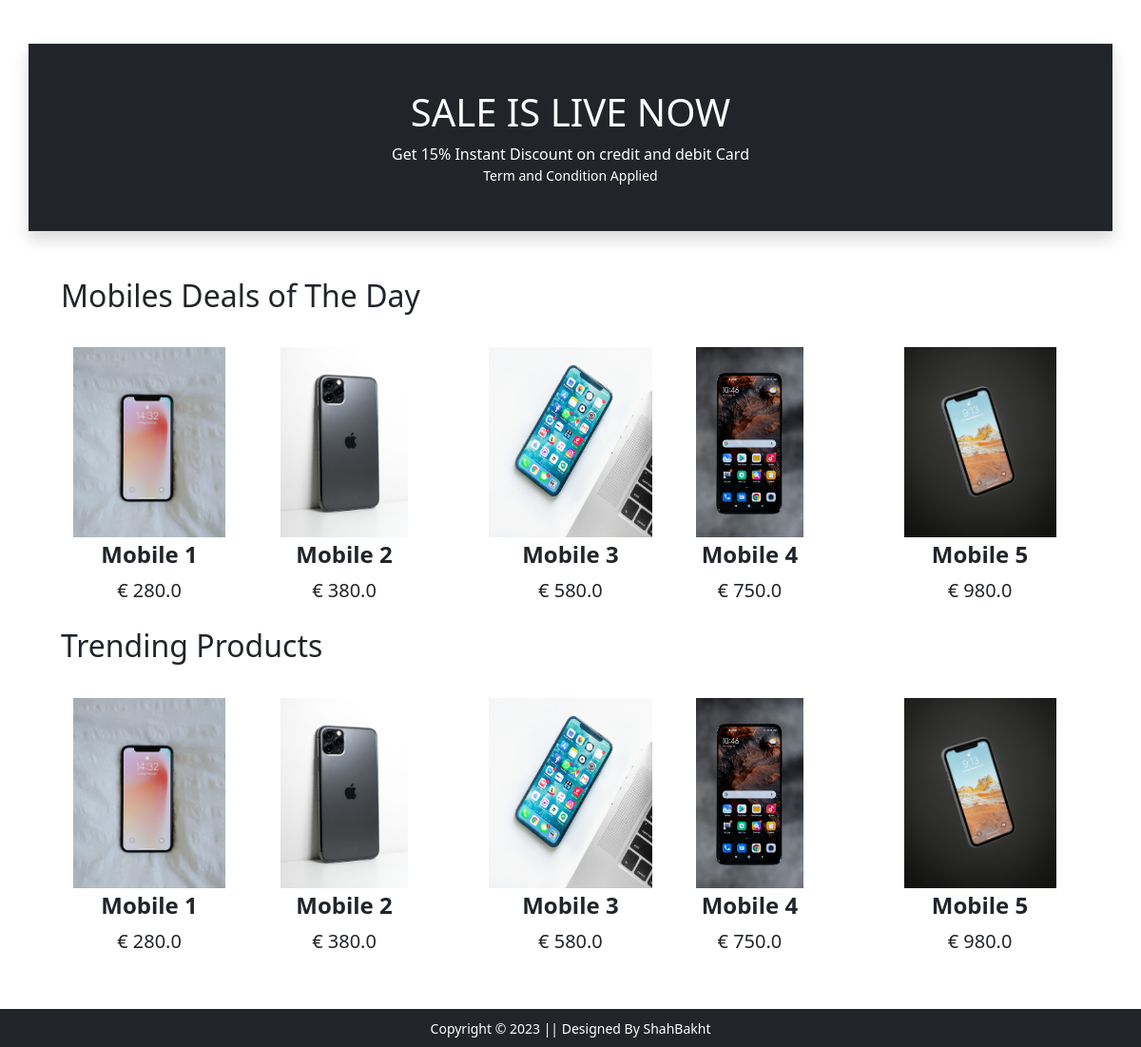
/ (lower part), run on an earlier commit of the app's database.
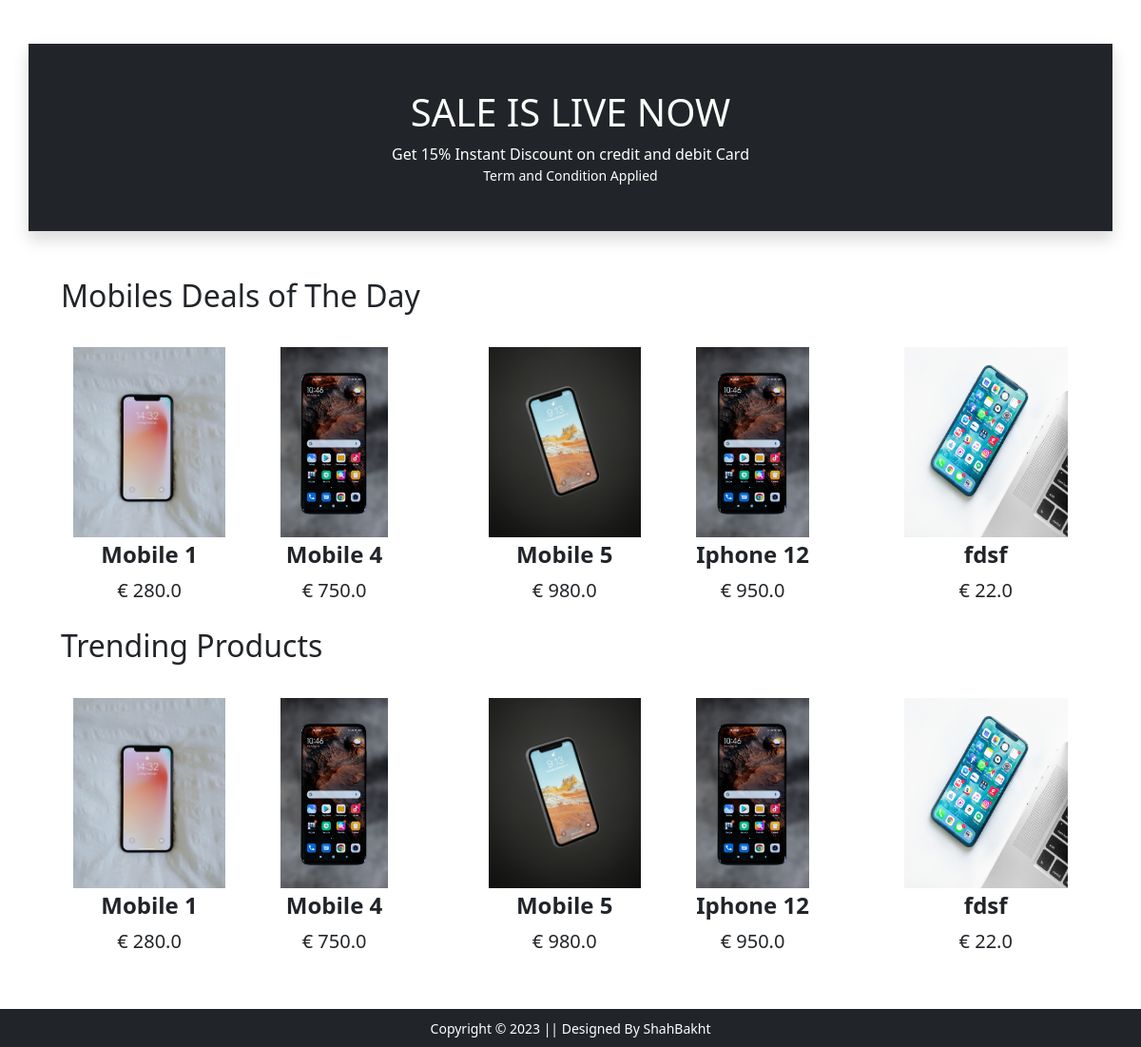
And on a later commit of the database.
### main/models.py (models this page shows, shortened)
class Product(models.Model):
  title = models.CharField(max_length=100)
  description = models.TextField()
  selling_price = models.FloatField()
  discounted_price = models.FloatField()
  brand = models.CharField(max_length=100)
  category = models.CharField(choices=CATEGORIES, max_length=50)
  product_image = models.ImageField(upload_to='products_images')

### main/views.py (the view)
# urls.py: path('', views.index, name='home'),
def index(request):
  mobiles = Product.objects.filter(category='Mobile')
  laptops = Product.objects.filter(category='Laptop')
  products = Product.objects.all()
  template_name = 'main/index.html'
  context = {
    'mobiles': mobiles,
    'laptops': laptops,
    'products': products
  }
  return render(request, template_name, context)

### main/templates/main/index.html (shortened to what this page needs)
{% extends 'main/base.html' %}
{% load static %}
{% block livesale %}
<div class="container">
  <div class="row bg-dark text-center p-5 text-white border-bottom shadow my-5">
    <h1>SALE IS LIVE NOW</h1>
    <span>Get 15% Instant Discount on credit and debit Card</span>
    <small class="fw-lighter">Term and Condition Applied</small>
  </div>
</div>
{% endblock livesale %}
{% block main-content %}
{% if mobiles %}
<div class="m-3 px-5">
  <h2>Mobiles Deals of The Day</h2>
  <div class="owl-carousel" id="slider2">
   {% for mobile in mobiles %}
   <a href="{% url 'product_detail' mobile.id %}" class="btn"><div class="item"><img src="{{ mobile.product_image.url }}" alt="Product Here" height="200px"><span class="fw-bold">{{ mobile.title }}</span><br><span class="fs-5">€ {{ mobile.discounted_price }}</span></div></a>
   {% endfor %}
  </div>
</div>
{% endif %}
{% if products %}
<div class="mx-3 px-5">
 <h2>Trending Products</h2>
 <div class="owl-carousel" id="slider3">
  {% for product in products%}
    <a href="{% url 'product_detail' product.id %}" class="btn"><div class="item"><img src="{{ product.product_image.url }}" alt="Image here" height="200px"><span class="fw-bold">{{ product.title }}</span><br><span class="fs-5">€ {{ product.discounted_price }}</span></div></a>
  {% endfor%}
  </div>
</div>
{% endif %}
{% endblock main-content %}

What changed in the data, as far as the page shows it:
removed Product: product_image (picture), title "Mobile 2", discounted_price "380.0"
removed Product: product_image (picture), title "Mobile 3", discounted_price "580.0"
added Product: product_image (picture), title "Iphone 12", discounted_price "950.0"
added Product: product_image (picture), title "fdsf", discounted_price "22.0"
